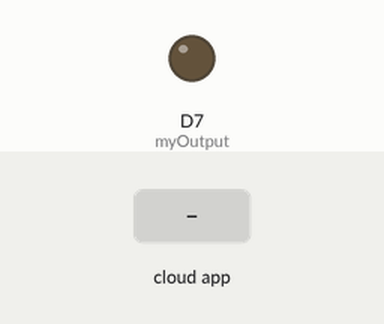
This sketch was run on a simulated ESP8266 (NodeMCU). Shown: output pins drawn as LEDs (lit = HIGH). The inputs (shaded band) are chosen by the test bench. WiFi joins after 1.5 s; servers stay silent unless stated; the Firebase database answers and starts empty; what the sketch prints to the serial monitor is not drawn.

Above: at 3.2 s.
3.3 s: the phone or cloud app sets Switch to 1
At 3.8 s:
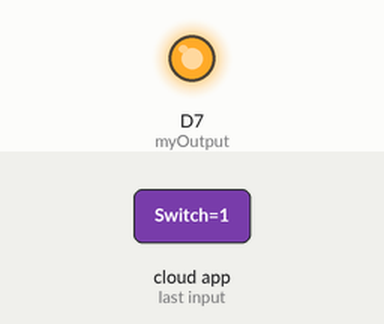
4.8 s: the phone or cloud app sets Switch to 0
At 6.8 s:
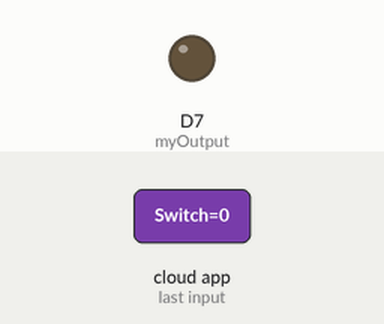
Timing chart, 0 to 8.3 s (numbered marks = the images above; inputs shaded):
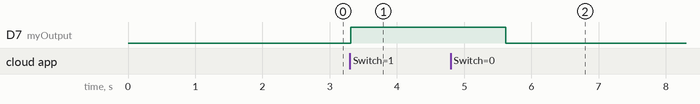

Measured:
- after the input at 3.3 s, D7 (myOutput): LOW → HIGH at once
- after the input at 4.8 s, D7 (myOutput): HIGH → LOW after 0.82 s

The sketch:

LabIoT.ino
```cpp
//Add Library
#include <ESP8266WiFi.h>
#include <FirebaseArduino.h>

//Explicit ประกาศตัวแปร
int myOutput = D7;
int myDelay=1000;//ค่าของเวลาจะมีหน่วยเป็น มิลลิวินาที
//int intIndex=0;
int intSwitch=0;


//การกำหนดค่าคงที
#define wifiSSID "Kik"    //String wifiSSID="";
#define wifiPassword "12345678"
//-------------------------------------------------
//การทำงานบนfirebase
#define firebaseHost "loginbyfirebase9-5-61.firebaseio.com"//"supawadeenodemcu.firebaseio.com"
#define firebaseKey  "OmFZxkzLllwvfQ7gcPnisIa82reht58UDO4sKYQt"
//-------------------------------------------------


void setup() {

  //  ส่วนที่กำหนดการส่งสัญญาณ digital Out จากขาของ Node
  pinMode(myOutput, OUTPUT);

//  การกำหนดช่องทางในการ monitor
  Serial.begin(9600);
//-------------------------------------------------
//  การกำหนดข้อมูลเกี่ยวกับการเชื่อมต่อ wifi
  WiFi.mode(WIFI_STA);
  WiFi.begin(wifiSSID, wifiPassword);
  Serial.println("Start Find WiFi");

  while(WiFi.status() != WL_CONNECTED)
  {
    //ถ้า Condition Ture จะทำงานที่นี้
    Serial.print("=");
    delay(1000);

    }

//    ถ้ามาทำงานตรงนี้คือ Connected WiFi ได้แล้ว
  Serial.println();
  Serial.println("Success Connected WiFi");
  Serial.println(WiFi.localIP());

//------------------------------------------------------
//  ส่วนของการเชื่อมต่อ Firebase

  Firebase.begin(firebaseHost, firebaseKey);

}//setup

void loop() {


//  Serial.println("Hello Supawadee");
//  delay(2000);

//Check Connected Firebase
  //Firebase.setInt("led", intIndex);

  if (Firebase.failed()) {

    //    เมื่อไรก็ตามที่ไม่สามารถเข้า Firebase
    Serial.print("Connot Connected Firebase :...");
    Serial.println(Firebase.error());
    return;

    }

    Serial.print("Success Connected Firebase Times ==>");
    //Serial.println(Firebase.getInt("led"));

    //intIndex = Firebase.getInt("led");

    //intIndex++;

    intSwitch = Firebase.getInt("Switch");

  if(intSwitch==0){
    //  for myOutput
      digitalWrite(myOutput, LOW);   // turn the LED on (HIGH is the voltage level)
  }
  else{
      digitalWrite(myOutput, HIGH);

    }


    delay(myDelay);


}//Loop
```
